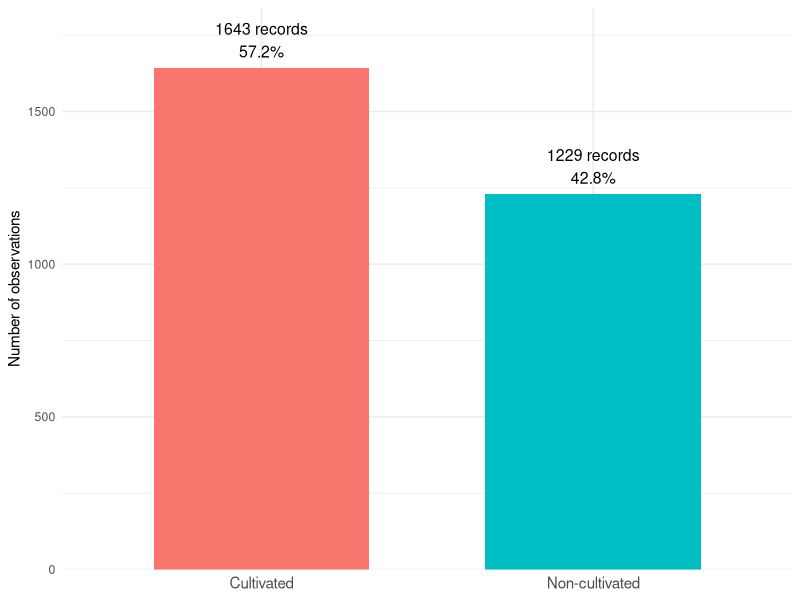
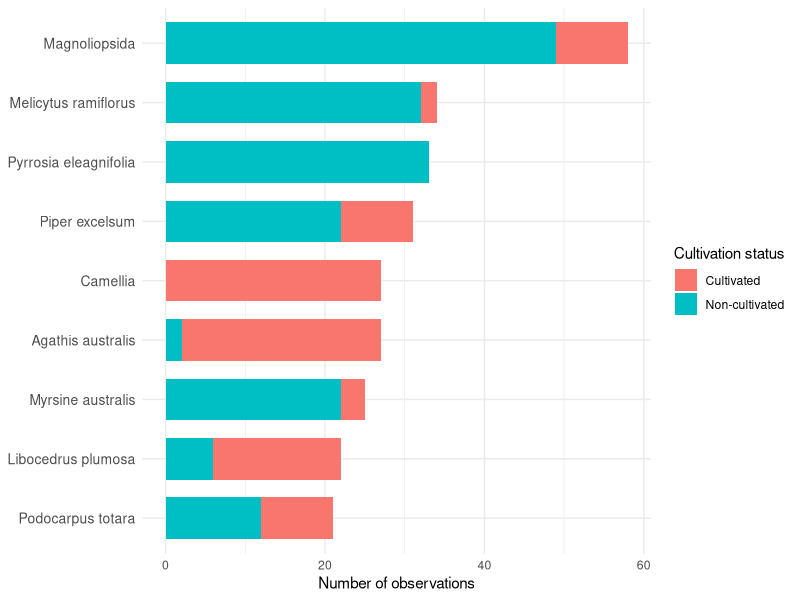
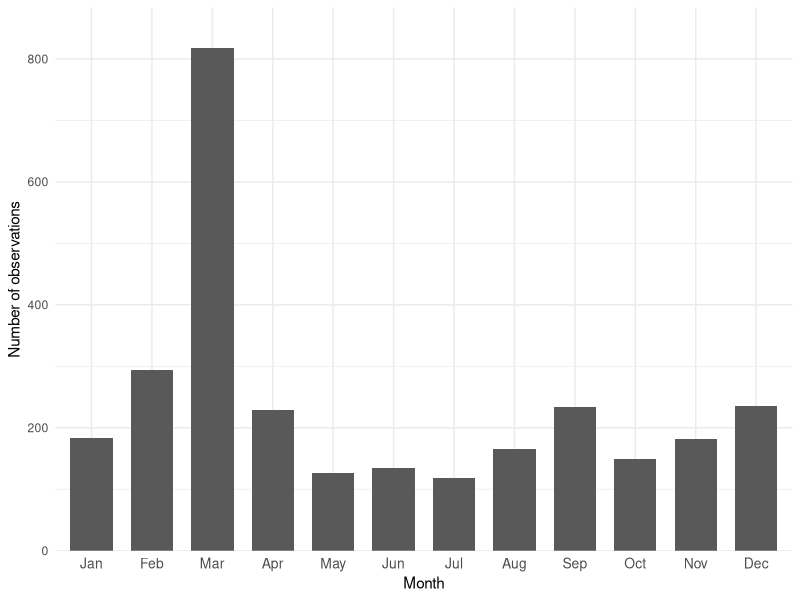
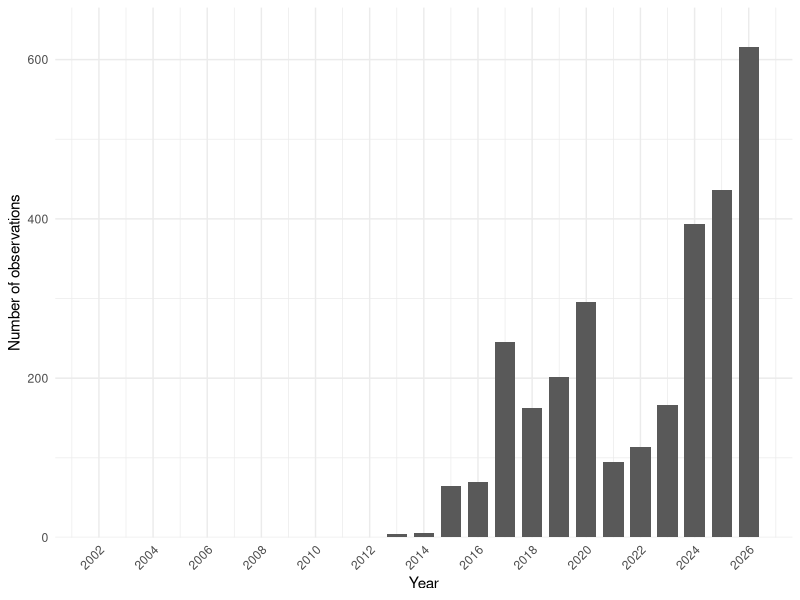

Generate these figures, in order, with R:
#Import data and select useful columns
install.packages("tidyverse")
install.packages("lubridate")
library(tidyverse)
library(lubridate)

plants_raw <- read_csv("plant_data.csv")

plants <- plants_raw %>%
  select(
    id,
    observed_on,
    created_at,
    quality_grade,
    num_identification_agreements,
    num_identification_disagreements,
    captive_cultivated,
    species_guess,
    scientific_name,
    common_name,
    iconic_taxon_name,
    taxon_id
  )
#Create new viariables
plants_clean <- plants %>%
  filter(!is.na(observed_on)) %>%
  mutate(
    observed_on = ymd(observed_on),
    year = year(observed_on),
    month = month(observed_on, label = TRUE, abbr = TRUE),
    cultivation_status = case_when(
      captive_cultivated == TRUE ~ "Cultivated",
      captive_cultivated == FALSE ~ "Non-cultivated",
      TRUE ~ "Unknown"
    )
  )
#Quick check of cleaned data
glimpse(plants_clean)
summary(plants_clean$year)
table(plants_clean$cultivation_status)
table(plants_clean$quality_grade)


#Figure 1 cultivated vs non-cultivated records
cultivation_summary <- plants_clean %>%
  count(cultivation_status) %>%
  mutate(
    percentage = n / sum(n) * 100,
    label = paste0(n, " records\n", round(percentage, 1), "%")
  )
cultivation_summary

figure1 <- ggplot(
  cultivation_summary,
  aes(x = cultivation_status, y = n, fill = cultivation_status)
) +
  geom_col(width = 0.65) +
  geom_text(
    aes(label = label),
    vjust = -0.3,
    size = 4
  ) +
  labs(
    x = NULL,
    y = "Number of observations",
    ) +
  scale_y_continuous(expand = expansion(mult = c(0, 0.12))) +
  theme_minimal() +
  theme(
    legend.position = "none",
    plot.title = element_text(face = "bold"),
    axis.text.x = element_text(size = 11)
  )
figure1

#Figure 2 The 15 most frequently recorded plant taxa in the iNaturalist dataset.
top_taxa <- plants_clean %>%
  filter(!is.na(scientific_name)) %>%
  count(scientific_name, cultivation_status, name = "n") %>%
  group_by(scientific_name) %>%
  mutate(total_n = sum(n)) %>%
  ungroup() %>%
  slice_max(total_n, n = 15) %>%
  mutate(
    scientific_name = fct_reorder(scientific_name, total_n)
  )
top_taxa

figure2 <- ggplot(
  top_taxa,
  aes(x = scientific_name, y = n, fill = cultivation_status)
) +
  geom_col(width = 0.7) +
  coord_flip() +
  labs(
    x = NULL,
    y = "Number of observations",
    fill = "Cultivation status"
  ) +
  theme_minimal() +
  theme(
    plot.title = element_text(face = "bold"),
    axis.text.y = element_text(size = 10)
  )
figure2

#Figure 3: Monthly pattern of plant observations
plants_clean <- plants %>%
  filter(!is.na(observed_on)) %>%
  mutate(
    observed_on = ymd(observed_on),
    year = year(observed_on),
    month_num = month(observed_on),
    month = factor(
      month_num,
      levels = 1:12,
      labels = c(
        "Jan", "Feb", "Mar", "Apr", "May", "Jun",
        "Jul", "Aug", "Sep", "Oct", "Nov", "Dec"
      )
    ),
    cultivation_status = case_when(
      captive_cultivated == TRUE ~ "Cultivated",
      captive_cultivated == FALSE ~ "Non-cultivated",
      TRUE ~ "Unknown"
    )
  )
monthly_summary <- plants_clean %>%
  count(month, name = "n")

figure3 <- ggplot(
  monthly_summary,
  aes(x = month, y = n)
) +
  geom_col(width = 0.7) +
  labs(
    x = "Month",
    y = "Number of observations"
    ) +
  scale_y_continuous(expand = expansion(mult = c(0, 0.08))) +
  theme_minimal() +
  theme(
    plot.title = element_text(face = "bold"),
    axis.text.x = element_text(size = 10)
  )

figure3

#Figure 4 Yearly pattern of plant observations in the iNaturalist dataset
yearly_summary <- plants_clean %>%
  count(year, name = "n")
yearly_summary

figure4 <- ggplot(
  yearly_summary,
  aes(x = year, y = n)
) +
  geom_col(width = 0.75) +
  labs(
    x = "Year",
    y = "Number of observations"
    ) +
  scale_x_continuous(
    breaks = seq(min(yearly_summary$year), max(yearly_summary$year), by = 2)
  ) +
  scale_y_continuous(expand = expansion(mult = c(0, 0.08))) +
  theme_minimal() +
  theme(
    plot.title = element_text(face = "bold"),
    axis.text.x = element_text(angle = 45, hjust = 1)
  )
figure4
